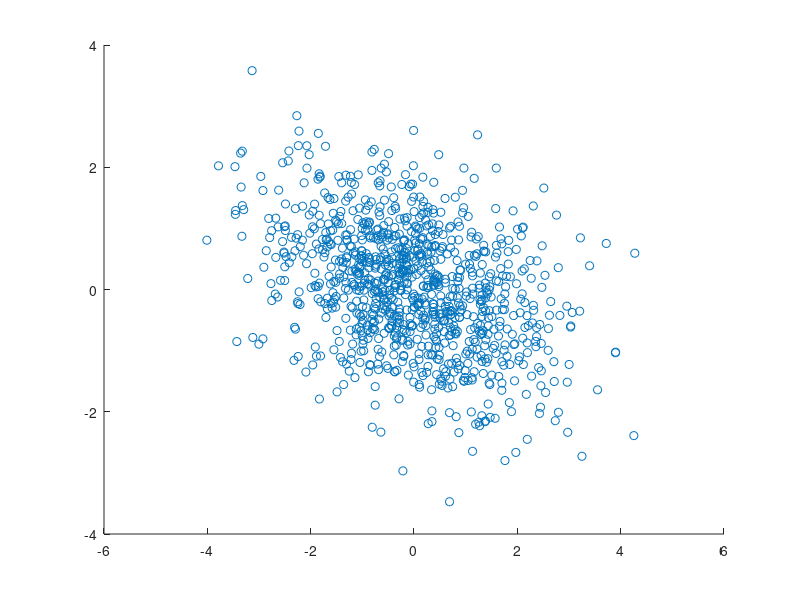

Reproduce this figure in MATLAB.
pkg load statistics% clase 2 ej 2rho = 0.5;sigma2_x = 1;sigma2_y = sigma2_x / 2;% numero de realizacionesN = 1000;mu = zeros(2,1);sigma2 = [sigma2_x                                                     rho*sigma2_x*sigma2_y;                                rho*sigma2_x*sigma2_y    sigma2_y];XY = mvnrnd(mu,sigma2,N);W = [ 1 1 ; -1 1 ];%W = [ 1 1 ; 1 1 ];%W = [ -1  -1 ; 1 1 ];UV   = zeros(size(XY));for i=1:N      UV(i,:) = W* (XY(i,:) )';end% dibujar X vs Yscatter(UV(:,1),UV(:,2))